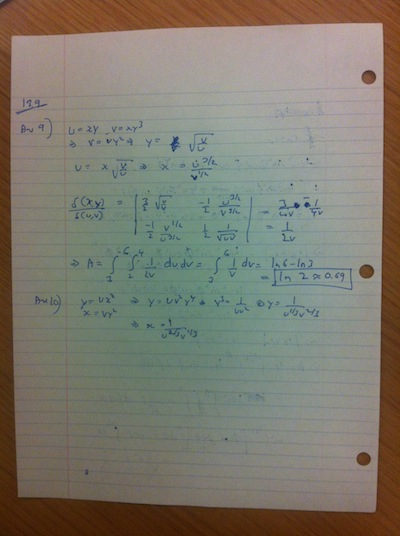
#> input picture small-images/1.jpg, 400 x 536 px
$ python perspective.py   (Python 2 division)
#> lines starting #> are read from the running program, lines starting #| are printed output that depends on the picture
import numpy as np
import cv2
import random

def make_unit_vector(vec):
  return vec / np.linalg.norm(vec)

def angle_between_lines(line1, line2):
  x1, x2, y1, y2 = line1
  vec1 = np.array([x2 - x1, y2 - y1])

  x1, x2, y1, y2 = line2
  vec2 = np.array([x2 - x1, y2 - y1])

  vec1 = make_unit_vector(vec1)
  vec2 = make_unit_vector(vec2)

  angle = np.arccos(np.dot(vec1, vec2))
  if np.isnan(angle):
    return 0.0

  if angle > np.pi / 2:
    angle = np.pi - angle
  return angle * float(180) / np.pi

image = cv2.imread('../small-images/1.jpg')
#> image is the input picture: shape (536, 400, 3); mean B, G, R 110.6, 122.6, 125.8
image_gray = cv2.cvtColor(image, cv2.COLOR_BGR2GRAY)
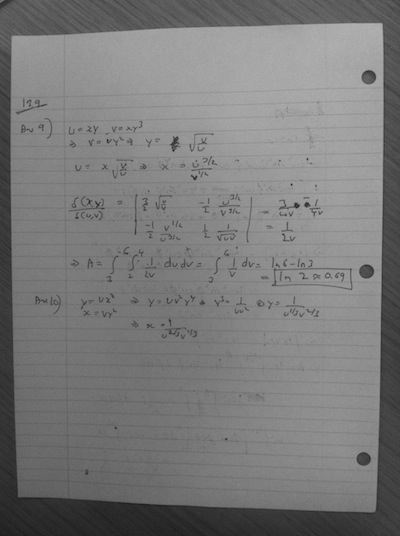
#> image_gray: shape (536, 400); min 20, max 178, mean 122.2

edges = cv2.Canny(image_gray, 50, 200)
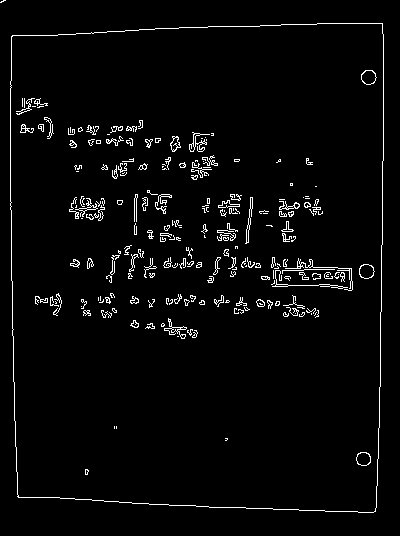
#> edges: shape (536, 400); 3.2% white in thin lines or dots
polar_lines = cv2.HoughLines(edges, 1, np.pi / 180, 100)[0]
#> polar_lines = [[-7, 3.12]]
lines = [];

cv2.imshow('edges', edges)

for i, line in enumerate(polar_lines):
  r, theta = line
  rise = -np.cos(theta)
  run = np.sin(theta)

  x0 = r * np.cos(theta)
  y0 = r * np.sin(theta)

  x1 = int(x0 + run * -1000)
  y1 = int(y0 + rise * -1000)
  x2 = int(x0 + run * 1000)
  y2 = int(y0 + rise * 1000)

  lines.append([x1, x2, y1, y2])
#> this loop made 1 pass
#> (r, theta, rise, run, x0, y0, x1, y1) on pass 1: (-7, 3.12, 1, 0.0175, 7, -0.122, -10, -999)
#> after the loop, lines = [[-10, 24, -999, 999]]

best_lines = []

for i in range(100):
#> (the run stopped early here; a loop or call above may not have finished)

$ run again, with small-images/2.jpg copied over small-images/1.jpg
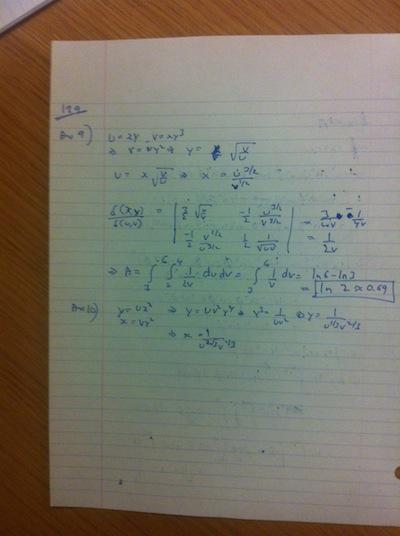
#> input picture small-images/2.jpg, 400 x 536 px
#> image is the input picture: shape (536, 400, 3); mean B, G, R 106.6, 120, 122.7
#> `image_gray = cv2.cvtColor(image, cv2.COLOR_BGR2GRAY)`:
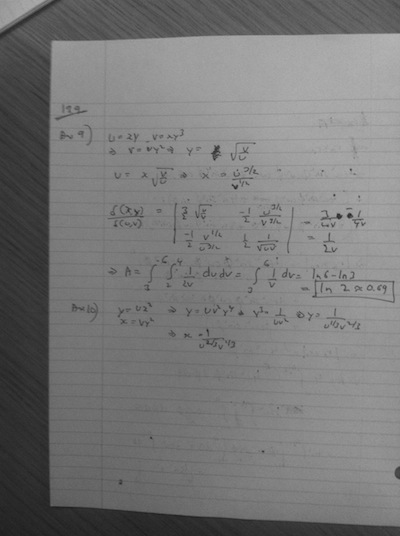
#> image_gray: shape (536, 400); min 29, max 180, mean 119.3
#> `edges = cv2.Canny(image_gray, 50, 200)`:
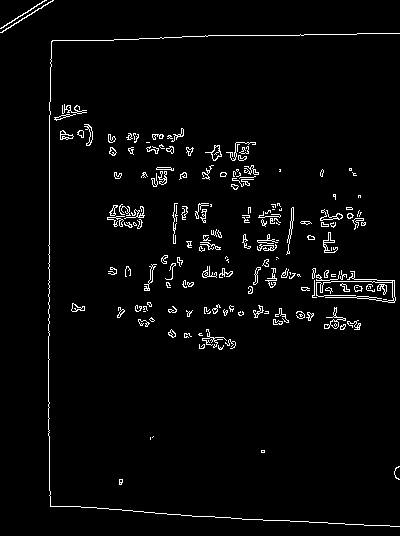
#> edges: shape (536, 400); 2.9% white in thin lines or dots
#> polar_lines = [[49, 0]]
#> the loop `for i, line in enumerate(polar_lines):` made 1 pass
#> (r, theta, rise, run, x0, y0, x1, y1) on pass 1: (49, 0, -1, 0, 49, 0, 49, 1000)
#> after the loop `for i, line in enumerate(polar_lines):`: lines = [[49, 49, 1000, -1000]]

$ run again, with small-images/4.jpg copied over small-images/1.jpg
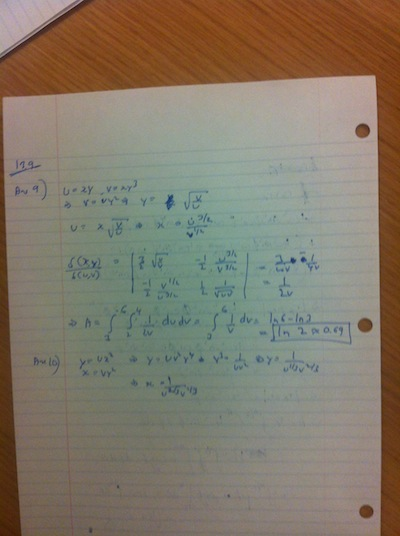
#> input picture small-images/4.jpg, 400 x 536 px
#> image is the input picture: shape (536, 400, 3); mean B, G, R 106.3, 122, 130.7
#> `image_gray = cv2.cvtColor(image, cv2.COLOR_BGR2GRAY)`:
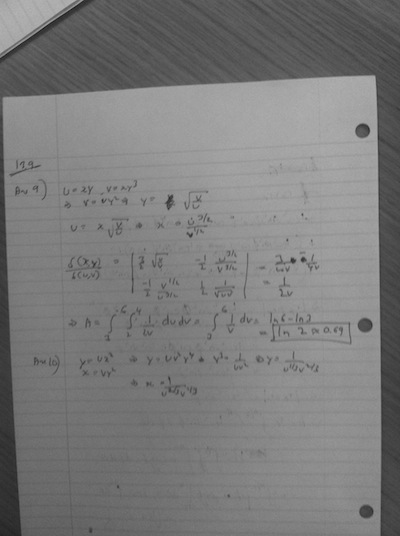
#> image_gray: shape (536, 400); min 20, max 183, mean 122.8
#> `edges = cv2.Canny(image_gray, 50, 200)`:
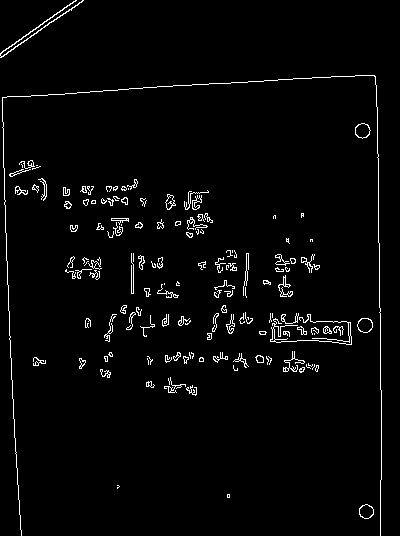
#> edges: shape (536, 400); 2.7% white in thin lines or dots
#> polar_lines = [[-374, 3.12]]
#> the loop `for i, line in enumerate(polar_lines):` made 1 pass
#> (r, theta, rise, run, x0, y0, x1, y1) on pass 1: (-374, 3.12, 1, 0.0175, 373.9, -6.53, 356, -1006)
#> after the loop `for i, line in enumerate(polar_lines):`: lines = [[356, 391, -1006, 993]]
